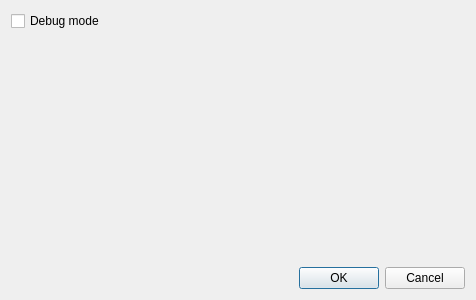
<?xml version="1.0" encoding="UTF-8"?>
<ui version="4.0">
 <class>AppSettingsDialog</class>
 <widget class="QDialog" name="AppSettingsDialog">
  <property name="geometry">
   <rect>
    <x>0</x>
    <y>0</y>
    <width>476</width>
    <height>300</height>
   </rect>
  </property>
  <property name="windowTitle">
   <string>Dialog</string>
  </property>
  <layout class="QVBoxLayout" name="verticalLayout">
   <item>
    <widget class="QCheckBox" name="debug_checkBox">
     <property name="minimumSize">
      <size>
       <width>120</width>
       <height>0</height>
      </size>
     </property>
     <property name="text">
      <string>Debug mode</string>
     </property>
    </widget>
   </item>
   <item>
    <spacer name="verticalSpacer">
     <property name="orientation">
      <enum>Qt::Vertical</enum>
     </property>
     <property name="sizeHint" stdset="0">
      <size>
       <width>20</width>
       <height>40</height>
      </size>
     </property>
    </spacer>
   </item>
   <item>
    <widget class="QDialogButtonBox" name="buttonBox">
     <property name="orientation">
      <enum>Qt::Horizontal</enum>
     </property>
     <property name="standardButtons">
      <set>QDialogButtonBox::Cancel|QDialogButtonBox::Ok</set>
     </property>
    </widget>
   </item>
  </layout>
 </widget>
 <resources/>
 <connections>
  <connection>
   <sender>buttonBox</sender>
   <signal>accepted()</signal>
   <receiver>AppSettingsDialog</receiver>
   <slot>accept()</slot>
   <hints>
    <hint type="sourcelabel">
     <x>248</x>
     <y>254</y>
    </hint>
    <hint type="destinationlabel">
     <x>157</x>
     <y>274</y>
    </hint>
   </hints>
  </connection>
  <connection>
   <sender>buttonBox</sender>
   <signal>rejected()</signal>
   <receiver>AppSettingsDialog</receiver>
   <slot>reject()</slot>
   <hints>
    <hint type="sourcelabel">
     <x>316</x>
     <y>260</y>
    </hint>
    <hint type="destinationlabel">
     <x>286</x>
     <y>274</y>
    </hint>
   </hints>
  </connection>
 </connections>
</ui>
